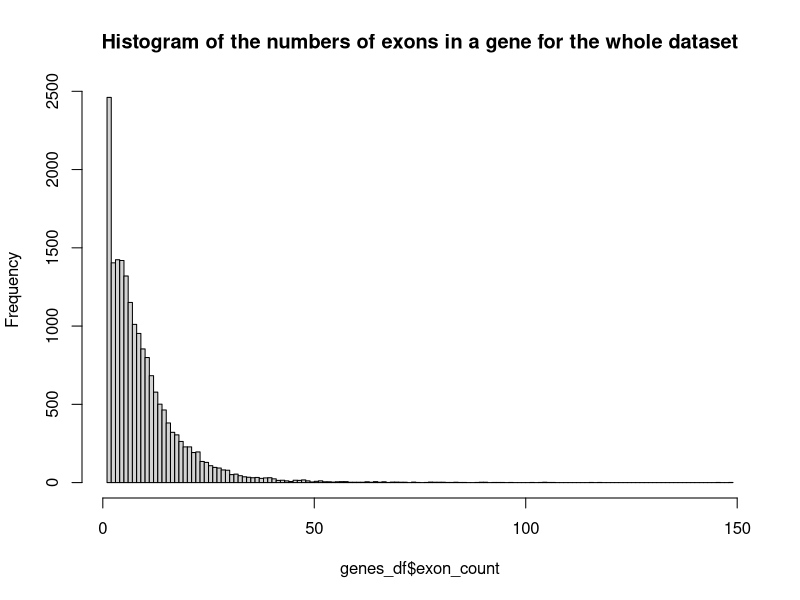
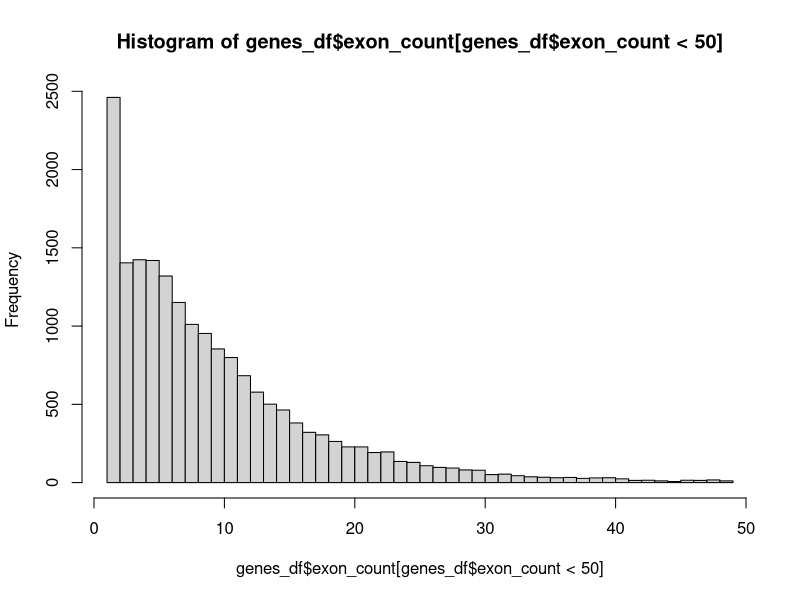
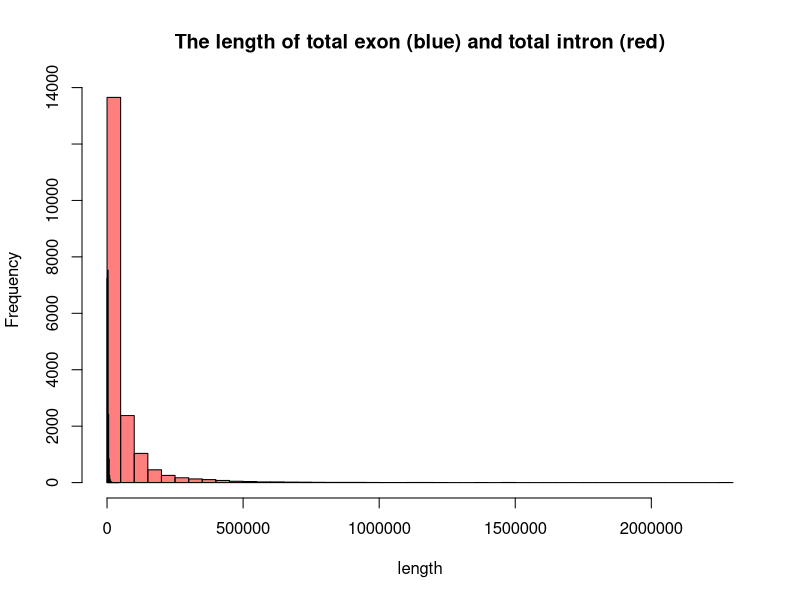
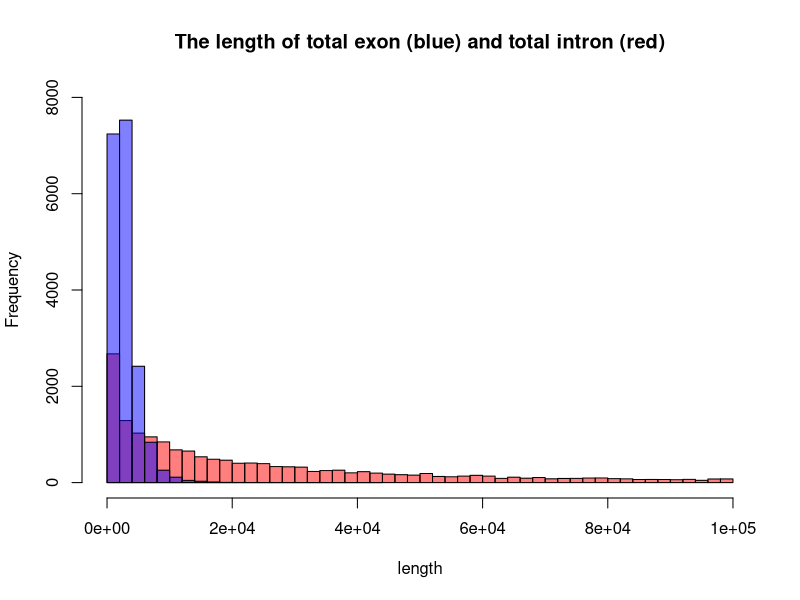
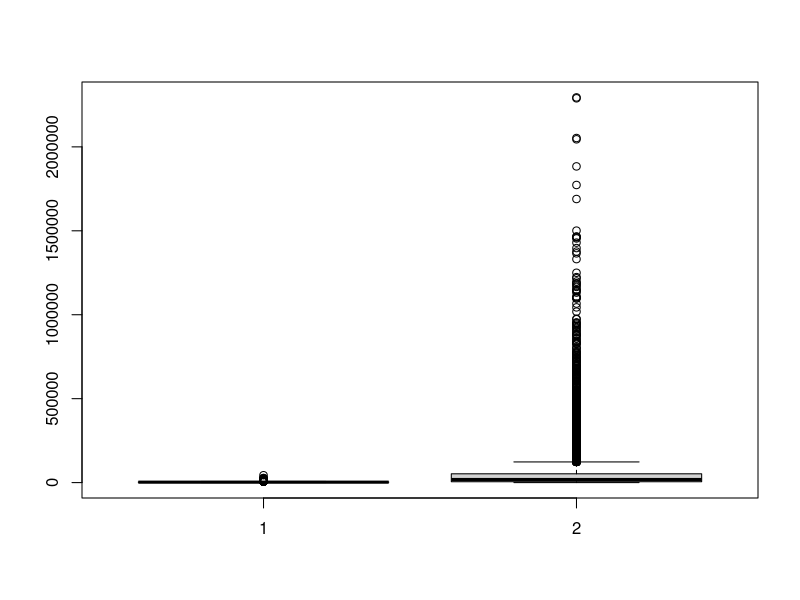
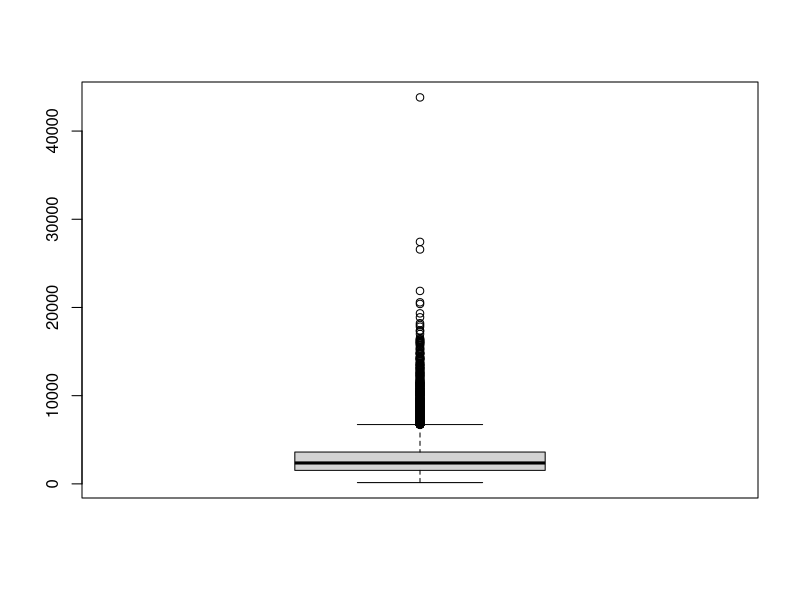
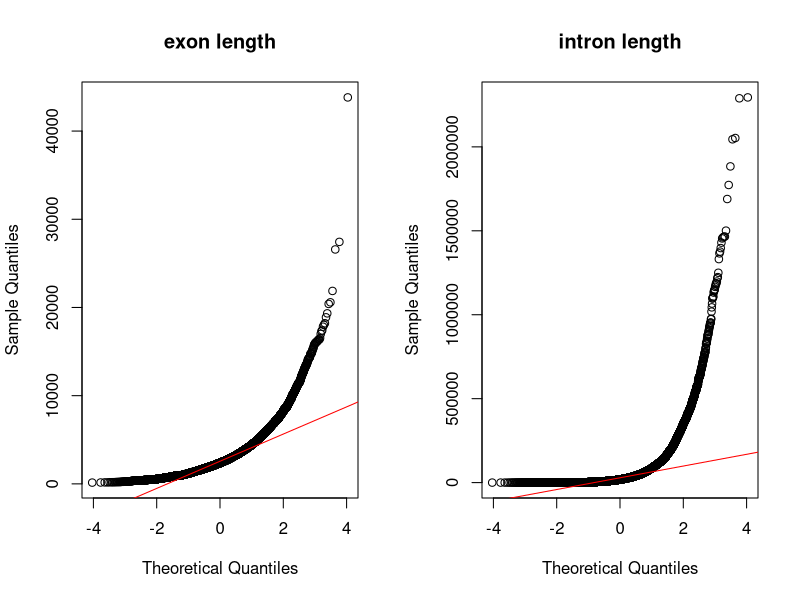
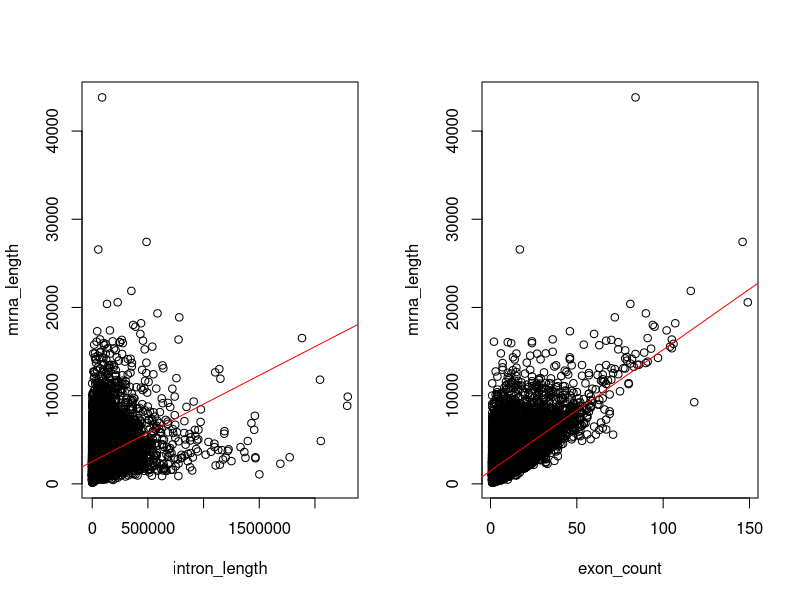

Source code (R) for these figures, in order:
## ---- chunk 1
knitr::opts_chunk$set(echo = TRUE)
## ---- chunk 2
genes_df <- read.table("gene_lengths_v2.txt", header=TRUE)
summary(genes_df)
## ---- chunk 3
hist(genes_df$exon_count, 
     breaks = max(genes_df$exon_count), 
     main = "Histogram of the numbers of exons in a gene for the whole dataset")

## ---- chunk 4
hist(genes_df$exon_count[genes_df$exon_count<50], 
     breaks = max(genes_df$exon_count[genes_df$exon_count<50]))
## ---- chunk 5
# from https://www.tutorialspoint.com/r/r_mean_median_mode.htm
getmode <- function(v) {
   uniqv <- unique(v)
   uniqv[which.max(tabulate(match(v, uniqv)))]
}

getmode(genes_df$exon_count)
## ---- chunk 6
genes_df$intron_length <- genes_df$genome_length - genes_df$mrna_length
summary(genes_df$intron_length)
## ---- chunk 7
hist(genes_df$intron_length, 
     col=rgb(1,0,0,0.5), 
     breaks = 50, 
     main="The length of total exon (blue) and total intron (red)", xlab="length")
hist(genes_df$mrna_length, 
     col=rgb(0,0,1,0.5), 
     breaks = 25, 
     add=TRUE)
## ---- chunk 8
hist(genes_df$intron_length[genes_df$intron_length<100000], 
     col=rgb(1,0,0,0.5), 
     breaks = 50, 
     ylim = c(0,8000), 
     main="The length of total exon (blue) and total intron (red)", xlab="length")
hist(genes_df$mrna_length[genes_df$mrna_length<100000], 
     col=rgb(0,0,1,0.5), 
     breaks = 25, 
     add=TRUE)

## ---- chunk 9

boxplot(cbind(genes_df$mrna_length, genes_df$intron_length))

boxplot(genes_df$mrna_length)
## ---- chunk 10
par(mfrow = c(1,2))
qqnorm(genes_df$mrna_length, main="exon length")
qqline(genes_df$mrna_length, col="red")

qqnorm(genes_df$intron_length, main="intron length")
qqline(genes_df$intron_length, col="red")

## ---- chunk 11
wilcox.test(genes_df$exon_count, genes_df$intron_length, alternative="less")
## ---- chunk 12
exonL_intronL = lm(mrna_length ~ intron_length, data = genes_df)
exonL_exonN = lm(mrna_length ~ exon_count, data = genes_df)


plot(mrna_length ~ intron_length, data = genes_df)
abline(exonL_intronL, col="red")

plot(mrna_length ~ exon_count, data = genes_df)
abline(exonL_exonN, col="red")

summary(exonL_intronL)
par(mfrow=c(2,2))
plot(exonL_intronL)

summary(exonL_exonN)
plot(exonL_exonN)

## ---- chunk 13
genes_df[genes_df$mrna_length == max(genes_df$mrna_length), ]
## ---- chunk 14
longest_mrna <- max(genes_df$mrna_length)
count_genes <- function(mrna_length_vec, x1=0, x2=longest_mrna){
  # If both comparisons are true, it will return 1. Do this for all genes and get the sum. 
  count <- sum((x1 < mrna_length_vec) & (mrna_length_vec <= x2))
}
## ---- chunk 15
counts <- c()
counts[1] <- count_genes(genes_df$mrna_length)
counts[2] <- count_genes(genes_df$mrna_length, x1=10000)
counts[3] <- count_genes(genes_df$mrna_length, x1=1000, x2=10000)
counts[4] <- count_genes(genes_df$mrna_length, x1=100, x2=1000)
counts[5] <- count_genes(genes_df$mrna_length, x1=0, x2=100)

counts

